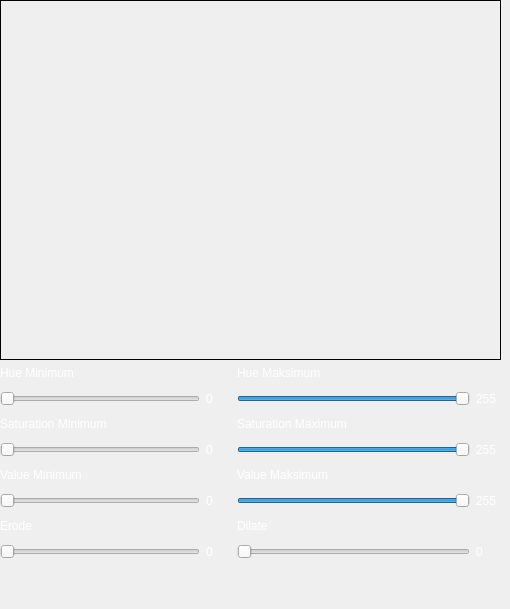
         <widget class="QWidget" name="warna4">
          <widget class="QWidget" name="layoutWidget_5">
           <property name="geometry">
            <rect>
             <x>0</x>
             <y>0</y>
             <width>501</width>
             <height>600</height>
            </rect>
           </property>
           <layout class="QVBoxLayout" name="verticalLayout_38">
            <item>
             <widget class="QLabel" name="labelWarna4">
              <property name="minimumSize">
               <size>
                <width>480</width>
                <height>360</height>
               </size>
              </property>
              <property name="baseSize">
               <size>
                <width>480</width>
                <height>360</height>
               </size>
              </property>
              <property name="frameShape">
               <enum>QFrame::Box</enum>
              </property>
              <property name="text">
               <string/>
              </property>
             </widget>
            </item>
            <item>
             <layout class="QFormLayout" name="formLayout_5">
              <item row="0" column="0">
               <layout class="QVBoxLayout" name="verticalLayout_39">
                <item>
                 <widget class="QLabel" name="label_33">
                  <property name="maximumSize">
                   <size>
                    <width>16777215</width>
                    <height>100</height>
                   </size>
                  </property>
                  <property name="styleSheet">
                   <string notr="true">color: rgb(255, 255, 255);</string>
                  </property>
                  <property name="text">
                   <string>Hue Minimum</string>
                  </property>
                 </widget>
                </item>
                <item>
                 <layout class="QHBoxLayout" name="horizontalLayout_33">
                  <item>
                   <widget class="QSlider" name="hMin4">
                    <property name="minimumSize">
                     <size>
                      <width>200</width>
                      <height>0</height>
                     </size>
                    </property>
                    <property name="baseSize">
                     <size>
                      <width>200</width>
                      <height>100</height>
                     </size>
                    </property>
                    <property name="maximum">
                     <number>255</number>
                    </property>
                    <property name="orientation">
                     <enum>Qt::Horizontal</enum>
                    </property>
                   </widget>
                  </item>
                  <item>
                   <widget class="QLabel" name="hMinVal4">
                    <property name="minimumSize">
                     <size>
                      <width>25</width>
                      <height>25</height>
                     </size>
                    </property>
                    <property name="styleSheet">
                     <string notr="true">color: rgb(255, 255, 255);</string>
                    </property>
                    <property name="text">
                     <string>0</string>
                    </property>
                   </widget>
                  </item>
                 </layout>
                </item>
               </layout>
              </item>
              <item row="0" column="1">
               <layout class="QVBoxLayout" name="verticalLayout_40">
                <item>
                 <widget class="QLabel" name="label_34">
                  <property name="maximumSize">
                   <size>
                    <width>16777215</width>
                    <height>100</height>
                   </size>
                  </property>
                  <property name="styleSheet">
                   <string notr="true">color: rgb(255, 255, 255);</string>
                  </property>
                  <property name="text">
                   <string>Hue Maksimum</string>
                  </property>
                 </widget>
                </item>
                <item>
                 <layout class="QHBoxLayout" name="horizontalLayout_34">
                  <item>
                   <widget class="QSlider" name="hMax4">
                    <property name="minimumSize">
                     <size>
                      <width>150</width>
                      <height>0</height>
                     </size>
                    </property>
                    <property name="baseSize">
                     <size>
                      <width>200</width>
                      <height>100</height>
                     </size>
                    </property>
                    <property name="maximum">
                     <number>255</number>
                    </property>
                    <property name="value">
                     <number>255</number>
                    </property>
                    <property name="orientation">
                     <enum>Qt::Horizontal</enum>
                    </property>
                   </widget>
                  </item>
                  <item>
                   <widget class="QLabel" name="hMaxVal4">
                    <property name="minimumSize">
                     <size>
                      <width>25</width>
                      <height>25</height>
                     </size>
                    </property>
                    <property name="styleSheet">
                     <string notr="true">color: rgb(255, 255, 255);</string>
                    </property>
                    <property name="text">
                     <string>255</string>
                    </property>
                   </widget>
                  </item>
                 </layout>
                </item>
               </layout>
              </item>
              <item row="1" column="0">
               <layout class="QVBoxLayout" name="verticalLayout_41">
                <item>
                 <widget class="QLabel" name="label_35">
                  <property name="maximumSize">
                   <size>
                    <width>16777215</width>
                    <height>100</height>
                   </size>
                  </property>
                  <property name="styleSheet">
                   <string notr="true">color: rgb(255, 255, 255);</string>
                  </property>
                  <property name="text">
                   <string>Saturation Minimum</string>
                  </property>
                 </widget>
                </item>
                <item>
                 <layout class="QHBoxLayout" name="horizontalLayout_35">
                  <item>
                   <widget class="QSlider" name="sMin4">
                    <property name="minimumSize">
                     <size>
                      <width>200</width>
                      <height>0</height>
                     </size>
                    </property>
                    <property name="baseSize">
                     <size>
                      <width>200</width>
                      <height>100</height>
                     </size>
                    </property>
                    <property name="maximum">
                     <number>255</number>
                    </property>
                    <property name="orientation">
                     <enum>Qt::Horizontal</enum>
                    </property>
                   </widget>
                  </item>
                  <item>
                   <widget class="QLabel" name="sMinVal4">
                    <property name="minimumSize">
                     <size>
                      <width>25</width>
                      <height>25</height>
                     </size>
                    </property>
                    <property name="styleSheet">
                     <string notr="true">color: rgb(255, 255, 255);</string>
                    </property>
                    <property name="text">
                     <string>0</string>
                    </property>
                   </widget>
                  </item>
                 </layout>
                </item>
               </layout>
              </item>
              <item row="1" column="1">
               <layout class="QVBoxLayout" name="verticalLayout_42">
                <item>
                 <widget class="QLabel" name="label_36">
                  <property name="maximumSize">
                   <size>
                    <width>16777215</width>
                    <height>100</height>
                   </size>
                  </property>
                  <property name="styleSheet">
                   <string notr="true">color: rgb(255, 255, 255);</string>
                  </property>
                  <property name="text">
                   <string>Saturation Maximum</string>
                  </property>
                 </widget>
                </item>
                <item>
                 <layout class="QHBoxLayout" name="horizontalLayout_36">
                  <item>
                   <widget class="QSlider" name="sMax4">
                    <property name="minimumSize">
                     <size>
                      <width>150</width>
                      <height>0</height>
                     </size>
                    </property>
                    <property name="baseSize">
                     <size>
                      <width>200</width>
                      <height>100</height>
                     </size>
                    </property>
                    <property name="maximum">
                     <number>255</number>
                    </property>
                    <property name="value">
                     <number>255</number>
                    </property>
                    <property name="orientation">
                     <enum>Qt::Horizontal</enum>
                    </property>
                   </widget>
                  </item>
                  <item>
                   <widget class="QLabel" name="sMaxVal4">
                    <property name="minimumSize">
                     <size>
                      <width>25</width>
                      <height>25</height>
                     </size>
                    </property>
                    <property name="styleSheet">
                     <string notr="true">color: rgb(255, 255, 255);</string>
                    </property>
                    <property name="text">
                     <string>255</string>
                    </property>
                   </widget>
                  </item>
                 </layout>
                </item>
               </layout>
              </item>
              <item row="2" column="0">
               <layout class="QVBoxLayout" name="verticalLayout_43">
                <item>
                 <widget class="QLabel" name="label_37">
                  <property name="maximumSize">
                   <size>
                    <width>16777215</width>
                    <height>100</height>
                   </size>
                  </property>
                  <property name="styleSheet">
                   <string notr="true">color: rgb(255, 255, 255);</string>
                  </property>
                  <property name="text">
                   <string>Value Minimum</string>
                  </property>
                 </widget>
                </item>
                <item>
                 <layout class="QHBoxLayout" name="horizontalLayout_37">
                  <item>
                   <widget class="QSlider" name="vMin4">
                    <property name="minimumSize">
                     <size>
                      <width>200</width>
                      <height>0</height>
                     </size>
                    </property>
                    <property name="baseSize">
                     <size>
                      <width>200</width>
                      <height>100</height>
                     </size>
                    </property>
                    <property name="maximum">
                     <number>255</number>
                    </property>
                    <property name="orientation">
                     <enum>Qt::Horizontal</enum>
                    </property>
                   </widget>
                  </item>
                  <item>
                   <widget class="QLabel" name="vMinVal4">
                    <property name="minimumSize">
                     <size>
                      <width>25</width>
                      <height>25</height>
                     </size>
                    </property>
                    <property name="styleSheet">
                     <string notr="true">color: rgb(255, 255, 255);</string>
                    </property>
                    <property name="text">
                     <string>0</string>
                    </property>
                   </widget>
                  </item>
                 </layout>
                </item>
               </layout>
              </item>
              <item row="2" column="1">
               <layout class="QVBoxLayout" name="verticalLayout_44">
                <item>
                 <widget class="QLabel" name="label_38">
                  <property name="maximumSize">
                   <size>
                    <width>16777215</width>
                    <height>100</height>
                   </size>
                  </property>
                  <property name="styleSheet">
                   <string notr="true">color: rgb(255, 255, 255);</string>
                  </property>
                  <property name="text">
                   <string>Value Maksimum</string>
                  </property>
                 </widget>
                </item>
                <item>
                 <layout class="QHBoxLayout" name="horizontalLayout_38">
                  <item>
                   <widget class="QSlider" name="vMax4">
                    <property name="minimumSize">
                     <size>
                      <width>150</width>
                      <height>0</height>
                     </size>
                    </property>
                    <property name="baseSize">
                     <size>
                      <width>200</width>
                      <height>100</height>
                     </size>
                    </property>
                    <property name="maximum">
                     <number>255</number>
                    </property>
                    <property name="value">
                     <number>255</number>
                    </property>
                    <property name="orientation">
                     <enum>Qt::Horizontal</enum>
                    </property>
                   </widget>
                  </item>
                  <item>
                   <widget class="QLabel" name="vMaxVal4">
                    <property name="minimumSize">
                     <size>
                      <width>25</width>
                      <height>25</height>
                     </size>
                    </property>
                    <property name="styleSheet">
                     <string notr="true">color: rgb(255, 255, 255);</string>
                    </property>
                    <property name="text">
                     <string>255</string>
                    </property>
                   </widget>
                  </item>
                 </layout>
                </item>
               </layout>
              </item>
              <item row="3" column="0">
               <layout class="QVBoxLayout" name="verticalLayout_45">
                <item>
                 <widget class="QLabel" name="label_39">
                  <property name="maximumSize">
                   <size>
                    <width>16777215</width>
                    <height>100</height>
                   </size>
                  </property>
                  <property name="styleSheet">
                   <string notr="true">color: rgb(255, 255, 255);</string>
                  </property>
                  <property name="text">
                   <string>Erode</string>
                  </property>
                 </widget>
                </item>
                <item>
                 <layout class="QHBoxLayout" name="horizontalLayout_39">
                  <item>
                   <widget class="QSlider" name="erode4">
                    <property name="minimumSize">
                     <size>
                      <width>200</width>
                      <height>0</height>
                     </size>
                    </property>
                    <property name="baseSize">
                     <size>
                      <width>200</width>
                      <height>100</height>
                     </size>
                    </property>
                    <property name="maximum">
                     <number>20</number>
                    </property>
                    <property name="orientation">
                     <enum>Qt::Horizontal</enum>
                    </property>
                   </widget>
                  </item>
                  <item>
                   <widget class="QLabel" name="erodeVal4">
                    <property name="minimumSize">
                     <size>
                      <width>25</width>
                      <height>25</height>
                     </size>
                    </property>
                    <property name="styleSheet">
                     <string notr="true">color: rgb(255, 255, 255);</string>
                    </property>
                    <property name="text">
                     <string>0</string>
                    </property>
                   </widget>
                  </item>
                 </layout>
                </item>
               </layout>
              </item>
              <item row="3" column="1">
               <layout class="QVBoxLayout" name="verticalLayout_46">
                <item>
                 <widget class="QLabel" name="label_40">
                  <property name="maximumSize">
                   <size>
                    <width>16777215</width>
                    <height>100</height>
                   </size>
                  </property>
                  <property name="styleSheet">
                   <string notr="true">color: rgb(255, 255, 255);</string>
                  </property>
                  <property name="text">
                   <string>Dilate</string>
                  </property>
                 </widget>
                </item>
                <item>
                 <layout class="QHBoxLayout" name="horizontalLayout_40">
                  <item>
                   <widget class="QSlider" name="dilate4">
                    <property name="minimumSize">
                     <size>
                      <width>150</width>
                      <height>0</height>
                     </size>
                    </property>
                    <property name="baseSize">
                     <size>
                      <width>200</width>
                      <height>100</height>
                     </size>
                    </property>
                    <property name="maximum">
                     <number>20</number>
                    </property>
                    <property name="orientation">
                     <enum>Qt::Horizontal</enum>
                    </property>
                   </widget>
                  </item>
                  <item>
                   <widget class="QLabel" name="dilateVal4">
                    <property name="minimumSize">
                     <size>
                      <width>25</width>
                      <height>25</height>
                     </size>
                    </property>
                    <property name="styleSheet">
                     <string notr="true">color: rgb(255, 255, 255);</string>
                    </property>
                    <property name="text">
                     <string>0</string>
                    </property>
                   </widget>
                  </item>
                 </layout>
                </item>
               </layout>
              </item>
             </layout>
            </item>
           </layout>
          </widget>
         </widget>
